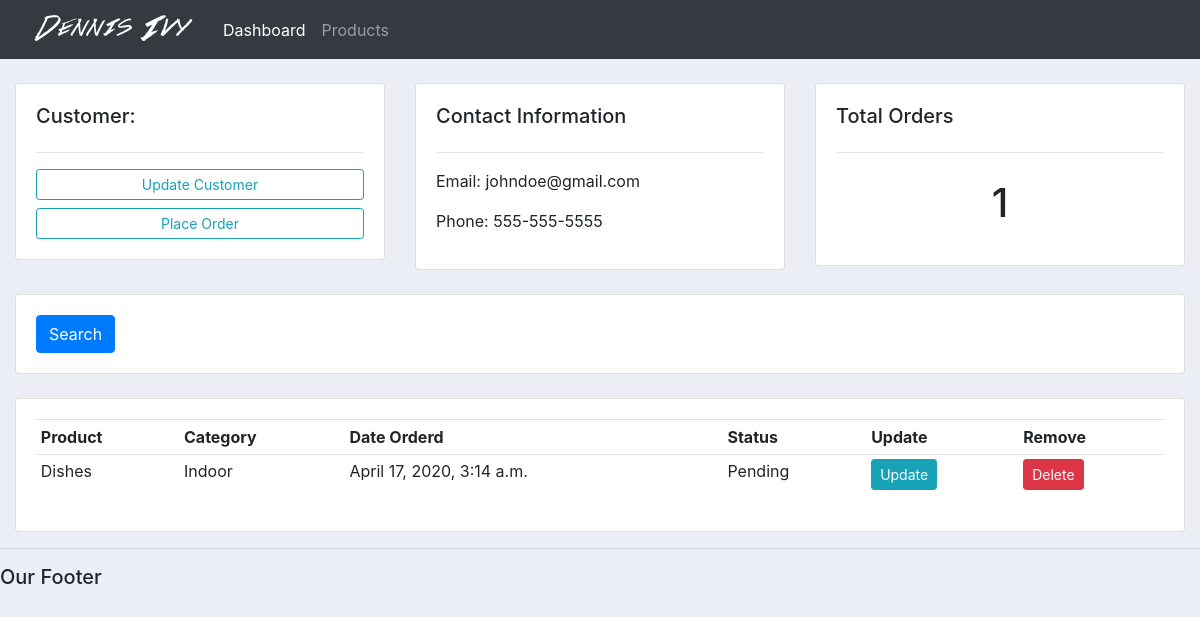
The app's page /customer/1/, older data.
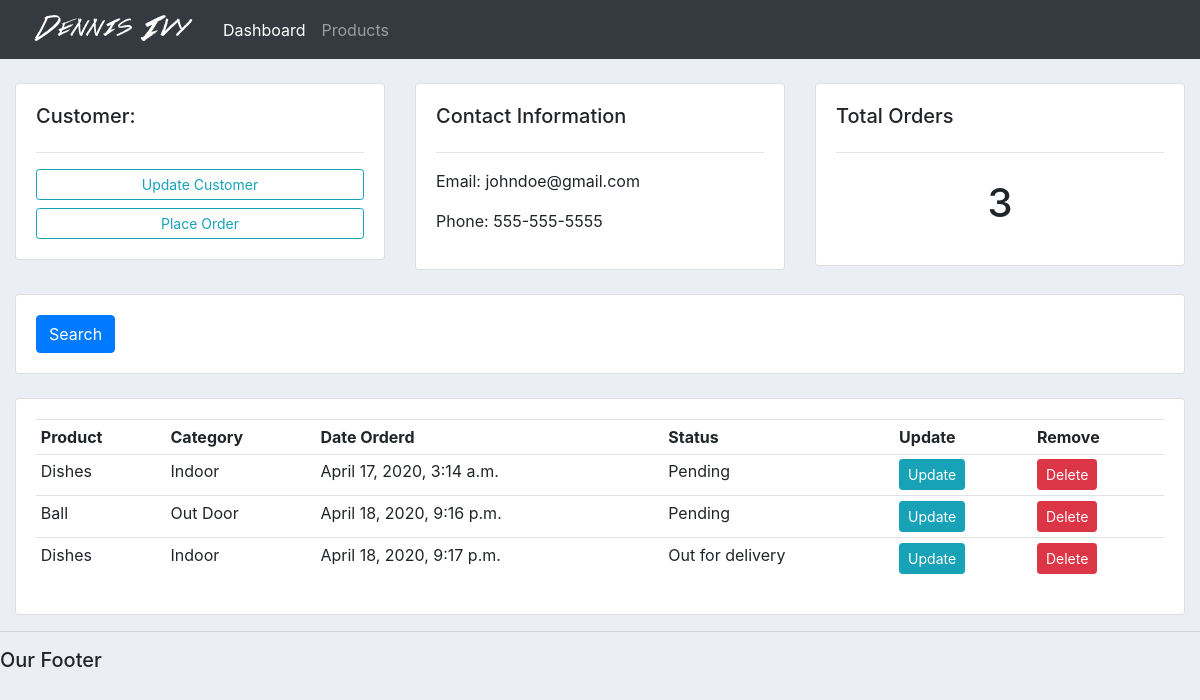
The same page, newer data.
### accounts/models.py (models this page shows, shortened)
class Order(models.Model):
    STATUS = (
        ('Pending','Pending'),
        ('Out for delivery','Out for delivery'),
        ('Delivered','Delivered'),
    )
    customer = models.ForeignKey(Customer, null=True, on_delete= models.SET_NULL)
    product = models.ForeignKey(Product, null=True, on_delete= models.SET_NULL)
    date_created = models.DateTimeField(auto_now_add=True, null=True)
    status = models.CharField(max_length=200, null=True, choices=STATUS)

class Product(models.Model):
    CATEGORY = (
        ('Indoor','Indoor'),
        ('Out Door','Out Door'),
    )
    name = models.CharField(max_length=200, null=True)
    price = models.FloatField(null=True)
    category = models.CharField(max_length=200, null=True, choices=CATEGORY)
    description = models.CharField(max_length=200, null=True, blank=True)
    date_created = models.DateTimeField(auto_now_add=True, null=True)
    tags = models.ManyToManyField(Tag)
    def __str__(self):
        return self.name

### accounts/views.py (the view)
# urls.py: path('customer/<str:pk>/', views.customer, name="customer"),
def customer(request, pk):
    customer = Customer.objects.get(id=pk)
    orders = customer.order_set.all()
    order_count = orders.count()
    context = {'customer': customer, 'orders': orders, 'order_count': order_count}
    return render(request, 'accounts/customer.html', context)

### accounts/templates/accounts/customer.html
{%  extends 'accounts/main.html' %}
{% block content %}
	<br>
<div class="row">
	<div class="col-md">
		<div class="card card-body">
			<h5>Customer:</h5>
			<hr>
			<a class="btn btn-outline-info  btn-sm btn-block" href="">Update Customer</a>
			<a class="btn btn-outline-info  btn-sm btn-block" href="{% url 'create_order' customer.id %}">Place Order</a>
		</div>
	</div>
	<div class="col-md">
		<div class="card card-body">
			<h5>Contact Information</h5>
			<hr>
			<p>Email: {{customer.email}}</p>
			<p>Phone: {{customer.phone}}</p>
		</div>
	</div>
	<div class="col-md">
		<div class="card card-body">
			<h5>Total Orders</h5>
			<hr>
			<h1 style="text-align: center;padding: 10px">{{order_count}}</h1>
		</div>
	</div>
</div>
<br>
<div class="row">
	<div class="col">
		<div class="card card-body">
			<form method="get">
		    <button class="btn btn-primary" type="submit">Search</button>
		  </form>
		</div>
	</div>
</div>
<br>
<div class="row">
	<div class="col-md">
		<div class="card card-body">
			<table class="table table-sm">
				<tr>
					<th>Product</th>
					<th>Category</th>
					<th>Date Orderd</th>
					<th>Status</th>
					<th>Update</th>
					<th>Remove</th>
				</tr>
				{% for order in orders %}
				<tr>
					<td>{{order.product}}</td>
					<td>{{order.product.category}}</td>
					<td>{{order.date_created}}</td>
					<td>{{order.status}}</td>
					<td><a class="btn btn-sm btn-info" href="{% url 'update_order' order.id%}">Update</a></td>
					<td><a class="btn btn-sm btn-danger" href="{% url 'delete_order' order.id%}">Delete</a></td>
				</tr>
				{% endfor %}
			</table>
		</div>
	</div>
</div>
{% endblock %}

Row changes from the older to the newer data that the page shows:
added Order: product "Ball", product.category "Out Door", date_created "April 18, 2020, 9:16 p.m.", status "Pending"
added Order: product "Dishes", product.category "Indoor", date_created "April 18, 2020, 9:17 p.m.", status "Out for delivery"
Text that changed along with them:
{{ order_count }}: "1" → "3"
